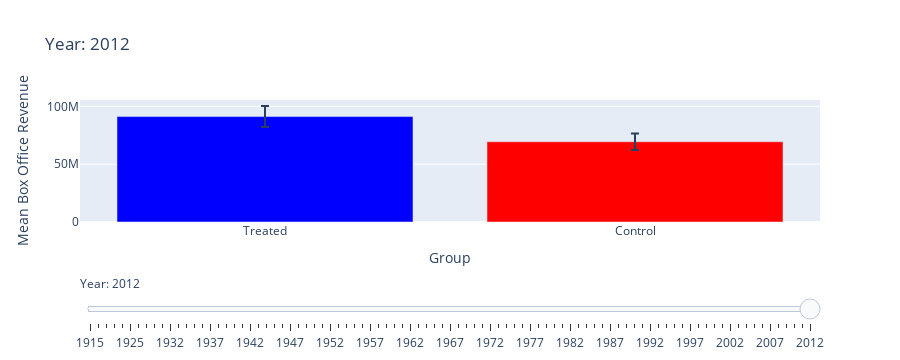

Here is the notebook cell this chart was saved with:
### Code cell
fig_revenue = go.Figure()

# Add bars for treated and control groups
fig_revenue.add_trace(go.Bar(
    x=['Treated', 'Control'],
    y=[mean_revenues_treated[len(years) // 2], mean_revenues_control[len(years) // 2]],  
    error_y=dict(
        type='data',
        array=[ci_revenues_treated[len(years) // 2], ci_revenues_control[len(years) // 2]],  
        visible=True
    ),
    name=f'Year: {years[len(years) // 2]}',  
    marker_color=['blue', 'red']
))

# Add a slider 
steps_revenue = []
for i, year in enumerate(years):
    step = dict(
        method="update",
        args=[
            {"y": [[mean_revenues_treated[i], mean_revenues_control[i]]],  # Update revenue data
             "error_y.array": [[ci_revenues_treated[i], ci_revenues_control[i]]]},  # Update error bars
            {"title": f"Year: {year}"}  # Update the title
        ],
        label=str(year)
    )
    steps_revenue.append(step)

sliders_revenue = [dict(
    active=len(years) // 2,  
    currentvalue={"prefix": "Year: "},
    pad={"t": 50},
    steps=steps_revenue
)]

fig_revenue.update_layout(
    sliders=sliders_revenue,
    title=f"Mean Box Office Revenue (Matched Samples) - Year: {years[len(years) // 2]}",
    yaxis=dict(title="Mean Box Office Revenue"),
    xaxis=dict(title="Group"),
    showlegend=False
)

fig_revenue.show()

### Figure 1 — Plotly figure (JSON) as saved in the notebook; plotly's stock layout.template omitted (floating-point values rounded to 4 significant figures)
{"data": [{"error_y": {"array": [9068000.0, 7075000.0], "type": "data", "visible": true}, "marker": {"color": ["blue", "red"]}, "name": "Year: 1967", "type": "bar", "x": ["Treated", "Control"], "y": [91180000.0, 69380000.0]}], "layout": {"height": 360, "showlegend": false, "sliders": [{"active": 90, "currentvalue": {"prefix": "Year: "}, "pad": {"t": 50}, "steps": [{"args": [{"error_y.array": [[null, null]], "y": [[50000000, null]]}, {"title": "Year: 1915"}], "label": "1915", "method": "update"}, {"args": [{"error_y.array": [[44590000.0, null]], "y": [[27250000, null]]}, {"title": "Year: 1920"}], "label": "1920", "method": "update"}, {"args": [{"error_y.array": [[18430000.0, null]], "y": [[12480000, null]]}, {"title": "Year: 1921"}], "label": "1921", "method": "update"}, {"args": [{"error_y.array": [[15290000.0, null]], "y": [[11090000.0, null]]}, {"title": "Year: 1923"}], "label": "1923", "method": "update"}, {"args": [{"error_y.array": [[11660000.0, null]], "y": [[8549000.0, null]]}, {"title": "Year: 1924"}], "label": "1924", "method": "update"}, {"args": [{"error_y.array": [[8469000.0, null]], "y": [[7022000.0, null]]}, {"title": "Year: 1925"}], "label": "1925", "method": "update"}, {"args": [{"error_y.array": [[7794000.0, null]], "y": [[6520000.0, null]]}, {"title": "Year: 1926"}], "label": "1926", "method": "update"}, {"args": [{"error_y.array": [[6705000.0, null]], "y": [[5808000.0, null]]}, {"title": "Year: 1928"}], "label": "1928", "method": "update"}, {"args": [{"error_y.array": [[6275000.0, 735000]], "y": [[5478000.0, 2625000]]}, {"title": "Year: 1929"}], "label": "1929", "method": "update"}, {"args": [{"error_y.array": [[5907000.0, 588900.0]], "y": [[5141000.0, 2417000.0]]}, {"title": "Year: 1930"}], "label": "1930", "method": "update"}, {"args": [{"error_y.array": [[5575000.0, 995600.0]], "y": [[4864000.0, 1955250]]}, {"title": "Year: 1932"}], "label": "1932", "method": "update"}, {"args": [{"error_y.array": [[4984000.0, 578900.0]], "y": [[4609415, 1574279]]}, {"title": "Year: 1933"}], "label": "1933", "method": "update"}, {"args": [{"error_y.array": [[4526000.0, 516800.0]], "y": [[4238000.0, 1759000.0]]}, {"title": "Year: 1934"}], "label": "1934", "method": "update"}, {"args": [{"error_y.array": [[4316000.0, 533500.0]], "y": [[4182000.0, 1891000.0]]}, {"title": "Year: 1935"}], "label": "1935", "method": "update"}, {"args": [{"error_y.array": [[3967000.0, 1131000.0]], "y": [[3902000.0, 2350000.0]]}, {"title": "Year: 1936"}], "label": "1936", "method": "update"}, {"args": [{"error_y.array": [[3673000.0, 57920000.0]], "y": [[3639000.0, 31900000.0]]}, {"title": "Year: 1937"}], "label": "1937", "method": "update"}, {"args": [{"error_y.array": [[3540000.0, 57920000.0]], "y": [[3537000.0, 31900000.0]]}, {"title": "Year: 1938"}], "label": "1938", "method": "update"}, {"args": [{"error_y.array": [[3415000.0, 71420000.0]], "y": [[3452000.0, 69450000.0]]}, {"title": "Year: 1939"}], "label": "1939", "method": "update"}, {"args": [{"error_y.array": [[2987000.0, 64730000.0]], "y": [[3277000.0, 62730000.0]]}, {"title": "Year: 1940"}], "label": "1940", "method": "update"}, {"args": [{"error_y.array": [[2900000.0, 61840000.0]], "y": [[3360000.0, 59810000.0]]}, {"title": "Year: 1941"}], "label": "1941", "method": "update"}, {"args": [{"error_y.array": [[2656000.0, 61410000.0]], "y": [[3435000.0, 77870000.0]]}, {"title": "Year: 1942"}], "label": "1942", "method": "update"}, {"args": [{"error_y.array": [[2656000.0, 56970000.0]], "y": [[3435000.0, 71960000.0]]}, {"title": "Year: 1943"}], "label": "1943", "method": "update"}, {"args": [{"error_y.array": [[2584000.0, 53100000.0]], "y": [[3451000.0, 66970000.0]]}, {"title": "Year: 1944"}], "label": "1944", "method": "update"}, {"args": [{"error_y.array": [[2515000.0, 51370000.0]], "y": [[3454000.0, 64668884]]}, {"title": "Year: 1945"}], "label": "1945", "method": "update"}, {"args": [{"error_y.array": [[2515000.0, 49730000.0]], "y": [[3454000.0, 62590000.0]]}, {"title": "Year: 1946"}], "label": "1946", "method": "update"}, {"args": [{"error_y.array": [[2450000.0, 49730000.0]], "y": [[3446000.0, 62590000.0]]}, {"title": "Year: 1947"}], "label": "1947", "method": "update"}, {"args": [{"error_y.array": [[2289000.0, 49730000.0]], "y": [[3653000.0, 62590000.0]]}, {"title": "Year: 1948"}], "label": "1948", "method": "update"}, {"args": [{"error_y.array": [[2137000.0, 46720000.0]], "y": [[3621496, 59032013]]}, {"title": "Year: 1949"}], "label": "1949", "method": "update"}, {"args": [{"error_y.array": [[2047000.0, 44090000.0]], "y": [[3559000.0, 55630000.0]]}, {"title": "Year: 1950"}], "label": "1950", "method": "update"}, {"args": [{"error_y.array": [[1732000.0, 35990000.0]], "y": [[3428000.0, 45130000.0]]}, {"title": "Year: 1951"}], "label": "1951", "method": "update"}, {"args": [{"error_y.array": [[1461000.0, 32270000.0]], "y": [[3479000.0, 40490000.0]]}, {"title": "Year: 1952"}], "label": "1952", "method": "update"}, {"args": [{"error_y.array": [[2641000.0, 27210000.0]], "y": [[4790000.0, 34150000.0]]}, {"title": "Year: 1953"}], "label": "1953", "method": "update"}, {"args": [{"error_y.array": [[2446000.0, 23470000.0]], "y": [[4794000.0, 30960000.0]]}, {"title": "Year: 1954"}], "label": "1954", "method": "update"}, {"args": [{"error_y.array": [[2224000.0, 19360000.0]], "y": [[4683000.0, 26410000.0]]}, {"title": "Year: 1955"}], "label": "1955", "method": "update"}, {"args": [{"error_y.array": [[2115000.0, 17810000.0]], "y": [[5010000.0, 24370000.0]]}, {"title": "Year: 1956"}], "label": "1956", "method": "update"}, {"args": [{"error_y.array": [[2014000.0, 15830000.0]], "y": [[5285000.0, 21750000.0]]}, {"title": "Year: 1957"}], "label": "1957", "method": "update"}, {"args": [{"error_y.array": [[2059000.0, 15670000.0]], "y": [[5547000.0, 21670000.0]]}, {"title": "Year: 1958"}], "label": "1958", "method": "update"}, {"args": [{"error_y.array": [[2040000.0, 15400000.0]], "y": [[5542000.0, 22660000.0]]}, {"title": "Year: 1959"}], "label": "1959", "method": "update"}, {"args": [{"error_y.array": [[2023000.0, 15400000.0]], "y": [[5492405, 22660000.0]]}, {"title": "Year: 1960"}], "label": "1960", "method": "update"}, {"args": [{"error_y.array": [[2106000.0, 15250000.0]], "y": [[6091000.0, 22510000.0]]}, {"title": "Year: 1961"}], "label": "1961", "method": "update"}, {"args": [{"error_y.array": [[2337000.0, 15130000.0]], "y": [[6901000.0, 23040000.0]]}, {"title": "Year: 1962"}], "label": "1962", "method": "update"}, {"args": [{"error_y.array": [[2541000.0, 16740000.0]], "y": [[7566000.0, 26840000.0]]}, {"title": "Year: 1963"}], "label": "1963", "method": "update"}, {"args": [{"error_y.array": [[3113000.0, 16540000.0]], "y": [[8525000.0, 28280000.0]]}, {"title": "Year: 1964"}], "label": "1964", "method": "update"}, {"args": [{"error_y.array": [[4021000.0, 16540000.0]], "y": [[10400000.0, 28280000.0]]}, {"title": "Year: 1965"}], "label": "1965", "method": "update"}, {"args": [{"error_y.array": [[3910000.0, 16230000.0]], "y": [[10900000.0, 28050000.0]]}, {"title": "Year: 1966"}], "label": "1966", "method": "update"}, {"args": [{"error_y.array": [[3870000.0, 15790000.0]], "y": [[11340000.0, 27770000.0]]}, {"title": "Year: 1967"}], "label": "1967", "method": "update"}, {"args": [{"error_y.array": [[4507000.0, 14980000.0]], "y": [[12700000.0, 27700000.0]]}, {"title": "Year: 1968"}], "label": "1968", "method": "update"}, {"args": [{"error_y.array": [[4586000.0, 14610000.0]], "y": [[14110000.0, 27520000.0]]}, {"title": "Year: 1969"}], "label": "1969", "method": "update"}, {"args": [{"error_y.array": [[4650000.0, 13920000.0]], "y": [[15050000.0, 27960000.0]]}, {"title": "Year: 1970"}], "label": "1970", "method": "update"}, {"args": [{"error_y.array": [[4672000.0, 13290000.0]], "y": [[15850000.0, 27610000.0]]}, {"title": "Year: 1971"}], "label": "1971", "method": "update"}, {"args": [{"error_y.array": [[5575000.0, 13100000.0]], "y": [[18720000.0, 27560000.0]]}, {"title": "Year: 1972"}], "label": "1972", "method": "update"}, {"args": [{"error_y.array": [[7379000.0, 12950000.0]], "y": [[22180000.0, 28420000.0]]}, {"title": "Year: 1973"}], "label": "1973", "method": "update"}, {"args": [{"error_y.array": [[7486000.0, 12580000.0]], "y": [[24470000.0, 28240000.0]]}, {"title": "Year: 1974"}], "label": "1974", "method": "update"}, {"args": [{"error_y.array": [[7286000.0, 14780000.0]], "y": [[24350000.0, 34550000.0]]}, {"title": "Year: 1975"}], "label": "1975", "method": "update"}, {"args": [{"error_y.array": [[7053000.0, 14300000.0]], "y": [[24670000.0, 34590000.0]]}, {"title": "Year: 1976"}], "label": "1976", "method": "update"}, {"args": [{"error_y.array": [[8001000.0, 14020000.0]], "y": [[28550000.0, 34840000.0]]}, {"title": "Year: 1977"}], "label": "1977", "method": "update"}, {"args": [{"error_y.array": [[7811000.0, 13260000.0]], "y": [[29040000.0, 34550000.0]]}, {"title": "Year: 1978"}], "label": "1978", "method": "update"}, {"args": [{"error_y.array": [[7672000.0, 12970000.0]], "y": [[30790000.0, 35270000.0]]}, {"title": "Year: 1979"}], "label": "1979", "method": "update"}, {"args": [{"error_y.array": [[7510000.0, 11920000.0]], "y": [[30420000.0, 35230000.0]]}, {"title": "Year: 1980"}], "label": "1980", "method": "update"}, {"args": [{"error_y.array": [[7479000.0, 11380000.0]], "y": [[32370000.0, 34580000.0]]}, {"title": "Year: 1981"}], "label": "1981", "method": "update"}, {"args": [{"error_y.array": [[7099000.0, 10850000.0]], "y": [[31950000.0, 34290000.0]]}, {"title": "Year: 1982"}], "label": "1982", "method": "update"}, {"args": [{"error_y.array": [[6922000.0, 10080000.0]], "y": [[32220000.0, 33790262]]}, {"title": "Year: 1983"}], "label": "1983", "method": "update"}, {"args": [{"error_y.array": [[6909000.0, 9801000.0]], "y": [[33960000.0, 34420000.0]]}, {"title": "Year: 1984"}], "label": "1984", "method": "update"}, {"args": [{"error_y.array": [[6809000.0, 9101000.0]], "y": [[34940000.0, 33420000.0]]}, {"title": "Year: 1985"}], "label": "1985", "method": "update"}, {"args": [{"error_y.array": [[6617000.0, 8410000.0]], "y": [[35170000.0, 34060000.0]]}, {"title": "Year: 1986"}], "label": "1986", "method": "update"}, {"args": [{"error_y.array": [[6414000.0, 7820000.0]], "y": [[35240000.0, 34570000.0]]}, {"title": "Year: 1987"}], "label": "1987", "method": "update"}, {"args": [{"error_y.array": [[6530000.0, 7367000.0]], "y": [[36910000.0, 34900000.0]]}, {"title": "Year: 1988"}], "label": "1988", "method": "update"}, {"args": [{"error_y.array": [[6831000.0, 7235000.0]], "y": [[39440000.0, 36740000.0]]}, {"title": "Year: 1989"}], "label": "1989", "method": "update"}, {"args": [{"error_y.array": [[7442000.0, 7548000.0]], "y": [[43360000.0, 38500000.0]]}, {"title": "Year: 1990"}], "label": "1990", "method": "update"}, {"args": [{"error_y.array": [[7777000.0, 7420000.0]], "y": [[44540000.0, 39690000.0]]}, {"title": "Year: 1991"}], "label": "1991", "method": "update"}, {"args": [{"error_y.array": [[7684000.0, 7572000.0]], "y": [[45090000.0, 41600000.0]]}, {"title": "Year: 1992"}], "label": "1992", "method": "update"}, {"args": [{"error_y.array": [[8555000.0, 7522000.0]], "y": [[48140000.0, 43550000.0]]}, {"title": "Year: 1993"}], "label": "1993", "method": "update"}, {"args": [{"error_y.array": [[8484000.0, 7646000.0]], "y": [[49980000.0, 45890000.0]]}, {"title": "Year: 1994"}], "label": "1994", "method": "update"}, {"args": [{"error_y.array": [[8174000.0, 7339000.0]], "y": [[51690000.0, 45340000.0]]}, {"title": "Year: 1995"}], "label": "1995", "method": "update"}, {"args": [{"error_y.array": [[8065000.0, 7329000.0]], "y": [[52530000.0, 46450000.0]]}, {"title": "Year: 1996"}], "label": "1996", "method": "update"}, {"args": [{"error_y.array": [[11200000.0, 6952000.0]], "y": [[61720000.0, 45060000.0]]}, {"title": "Year: 1997"}], "label": "1997", "method": "update"}, {"args": [{"error_y.array": [[10950000.0, 7011000.0]], "y": [[64180000.0, 48020000.0]]}, {"title": "Year: 1998"}], "label": "1998", "method": "update"}, {"args": [{"error_y.array": [[10650000.0, 7158000.0]], "y": [[66650000.0, 51310000.0]]}, {"title": "Year: 1999"}], "label": "1999", "method": "update"}, {"args": [{"error_y.array": [[10000000.0, 7138000.0]], "y": [[66790000.0, 53680000.0]]}, {"title": "Year: 2000"}], "label": "2000", "method": "update"}, {"args": [{"error_y.array": [[9664000.0, 7579000.0]], "y": [[69120000.0, 56600000.0]]}, {"title": "Year: 2001"}], "label": "2001", "method": "update"}, {"args": [{"error_y.array": [[9505000.0, 7496000.0]], "y": [[72550000.0, 57060000.0]]}, {"title": "Year: 2002"}], "label": "2002", "method": "update"}, {"args": [{"error_y.array": [[9594000.0, 7466000.0]], "y": [[76750000.0, 58000000.0]]}, {"title": "Year: 2003"}], "label": "2003", "method": "update"}, {"args": [{"error_y.array": [[9324000.0, 7579000.0]], "y": [[80070000.0, 59010000.0]]}, {"title": "Year: 2004"}], "label": "2004", "method": "update"}, {"args": [{"error_y.array": [[9005000.0, 7388000.0]], "y": [[80940000.0, 60230000.0]]}, {"title": "Year: 2005"}], "label": "2005", "method": "update"}, {"args": [{"error_y.array": [[8650000.0, 7319000.0]], "y": [[80900000.0, 61880000.0]]}, {"title": "Year: 2006"}], "label": "2006", "method": "update"}, {"args": [{"error_y.array": [[8488000.0, 7231000.0]], "y": [[82630000.0, 63410000.0]]}, {"title": "Year: 2007"}], "label": "2007", "method": "update"}, {"args": [{"error_y.array": [[8411000.0, 7007000.0]], "y": [[85780000.0, 62880000.0]]}, {"title": "Year: 2008"}], "label": "2008", "method": "update"}, {"args": [{"error_y.array": [[9223000.0, 6861000.0]], "y": [[88510000.0, 63350000.0]]}, {"title": "Year: 2009"}], "label": "2009", "method": "update"}, {"args": [{"error_y.array": [[9079000.0, 6862000.0]], "y": [[90040000.0, 65280000.0]]}, {"title": "Year: 2010"}], "label": "2010", "method": "update"}, {"args": [{"error_y.array": [[8870000.0, 6769000.0]], "y": [[90060000.0, 66670000.0]]}, {"title": "Year: 2011"}], "label": "2011", "method": "update"}, {"args": [{"error_y.array": [[9068000.0, 7075000.0]], "y": [[91180000.0, 69380000.0]]}, {"title": "Year: 2012"}], "label": "2012", "method": "update"}]}], "title": {"text": "Year: 2012"}, "xaxis": {"autorange": true, "range": [-0.5, 1.5], "title": {"text": "Group"}, "type": "category"}, "yaxis": {"autorange": true, "range": [0, 105500000.0], "title": {"text": "Mean Box Office Revenue"}, "type": "linear"}}}
